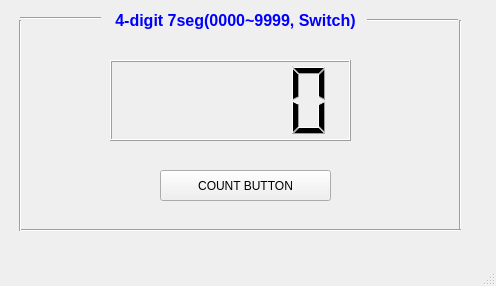
<?xml version="1.0" encoding="UTF-8"?>
<ui version="4.0">
 <class>MainWindow</class>
 <widget class="QMainWindow" name="MainWindow">
  <property name="geometry">
   <rect>
    <x>0</x>
    <y>0</y>
    <width>496</width>
    <height>286</height>
   </rect>
  </property>
  <property name="windowTitle">
   <string>MainWindow</string>
  </property>
  <widget class="QWidget" name="centralwidget">
   <widget class="Line" name="line_19">
    <property name="geometry">
     <rect>
      <x>450</x>
      <y>20</y>
      <width>20</width>
      <height>211</height>
     </rect>
    </property>
    <property name="orientation">
     <enum>Qt::Vertical</enum>
    </property>
   </widget>
   <widget class="Line" name="line_17">
    <property name="geometry">
     <rect>
      <x>367</x>
      <y>10</y>
      <width>91</width>
      <height>20</height>
     </rect>
    </property>
    <property name="orientation">
     <enum>Qt::Horizontal</enum>
    </property>
   </widget>
   <widget class="Line" name="line_20">
    <property name="geometry">
     <rect>
      <x>20</x>
      <y>220</y>
      <width>441</width>
      <height>20</height>
     </rect>
    </property>
    <property name="orientation">
     <enum>Qt::Horizontal</enum>
    </property>
   </widget>
   <widget class="QPushButton" name="pushButton_16">
    <property name="geometry">
     <rect>
      <x>160</x>
      <y>170</y>
      <width>171</width>
      <height>31</height>
     </rect>
    </property>
    <property name="text">
     <string>COUNT BUTTON</string>
    </property>
   </widget>
   <widget class="QLCDNumber" name="lcdNumber">
    <property name="geometry">
     <rect>
      <x>110</x>
      <y>60</y>
      <width>241</width>
      <height>81</height>
     </rect>
    </property>
   </widget>
   <widget class="Line" name="line_18">
    <property name="geometry">
     <rect>
      <x>20</x>
      <y>10</y>
      <width>81</width>
      <height>16</height>
     </rect>
    </property>
    <property name="orientation">
     <enum>Qt::Horizontal</enum>
    </property>
   </widget>
   <widget class="Line" name="line_16">
    <property name="geometry">
     <rect>
      <x>10</x>
      <y>20</y>
      <width>20</width>
      <height>211</height>
     </rect>
    </property>
    <property name="orientation">
     <enum>Qt::Vertical</enum>
    </property>
   </widget>
   <widget class="QLabel" name="label_5">
    <property name="geometry">
     <rect>
      <x>100</x>
      <y>-30</y>
      <width>271</width>
      <height>91</height>
     </rect>
    </property>
    <property name="text">
     <string>&lt;html&gt;&lt;head/&gt;&lt;body&gt;&lt;p align=&quot;center&quot;&gt;&lt;span style=&quot; font-size:18pt; font-weight:600; color:#0000ff; vertical-align:sub;&quot;&gt;4-digit 7seg(0000~9999, Switch)&lt;/span&gt;&lt;/p&gt;&lt;/body&gt;&lt;/html&gt;</string>
    </property>
   </widget>
  </widget>
  <widget class="QMenuBar" name="menubar">
   <property name="geometry">
    <rect>
     <x>0</x>
     <y>0</y>
     <width>496</width>
     <height>22</height>
    </rect>
   </property>
  </widget>
  <widget class="QStatusBar" name="statusbar"/>
 </widget>
 <resources/>
 <connections/>
</ui>
